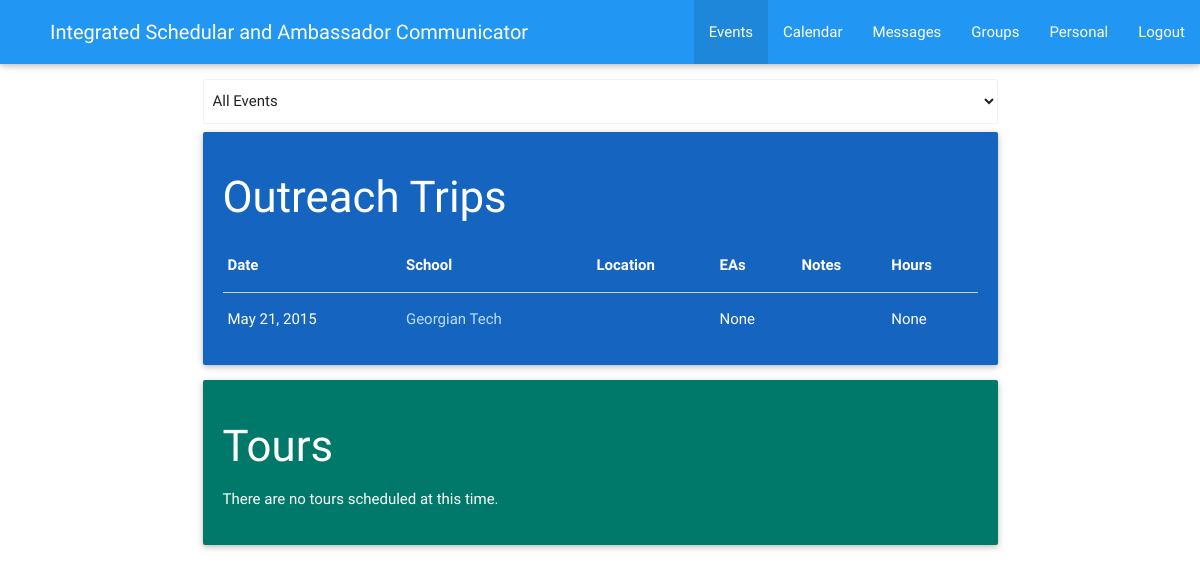
Screenshot of /events/ (signed in) with the database file from the repository.
### events/models.py (models this page shows, shortened)
class Event(models.Model):
	time = models.TimeField()
	date = models.DateField()
	hours = models.DecimalField(max_digits=3,decimal_places=1, blank = True, null = True)
	location = models.CharField(max_length = 140, blank = True, null = True)
	EAs_needed = models.PositiveSmallIntegerField(blank = True, null = True)
	note = models.CharField(max_length = 500, blank = True, null = True)

class OutreachTrip(Event):
	school = models.CharField(max_length=30)
	EAs_registered = models.ManyToManyField(User, related_name = 'outreach', blank = True)

class Event(models.Model):
	time = models.TimeField()
	date = models.DateField()
	hours = models.DecimalField(max_digits=3,decimal_places=1, blank = True, null = True)
	location = models.CharField(max_length = 140, blank = True, null = True)
	EAs_needed = models.PositiveSmallIntegerField(blank = True, null = True)
	note = models.CharField(max_length = 500, blank = True, null = True)

### events/views.py (the view)
@login_required(login_url='/login/')
def list_events(request):
	title = 'EA events'
	event_view = request.GET.get('event_view', False)
	outreach_list = OutreachTrip.objects.order_by('date')
	tour_list = Tour.objects.order_by('date')
	return render(request,'events/list_events.html', {'outreach_list':outreach_list, 'tour_list':tour_list, 'event_view': event_view, 'title':title, 'app': app})

### events/templates/events/list_events.html (shortened to what this page needs)
{% include 'header.html' %}
<div class="container">
<form action='/events/' method ='get' class="col s12">
	<div class="input-field col s12">
		<select id='event_view' name='event_view' onchange='this.form.submit();'>
		<option value='all'>All Events</option>
	</select>
	</div>
</form>
{% if event_view == "out" %}
	{% include "events/outreach_list.html" %}
	<script>
	$(document).ready(
	function(){
	$("#event_view").val( 'out' ); });
	</script>
{% else %}
	{% include "events/outreach_list.html" %}
	{% include "events/tour_list.html" %}
{% endif %}
</div>
{% include 'footer.html' %}

### events/templates/events/outreach_list.html (shortened to what this page needs)
<div class="card-panel blue darken-3 white-text">
<table class="hoverable" id='outreach_table'>
	<h3>Outreach Trips</h3>
	{% if outreach_list.count != 0 %}
	<thead>
	<tr>
		<th>Date</th>
		<th>School</th>
		<th>Location</th>
		<th>EAs</th>
		<th>Notes</th>
		<th>Hours</th>
	</tr>
	</thead>
	<tbody>
	{% for outreach in outreach_list %}
	<tr>
		<td>{{outreach.date}}</td>
		<td class="link"><a href="/events/outreach/{{outreach.id}}/">{{outreach.school}}</a></td>
		<td>{{outreach.location}}</td>
		<td>{{outreach.EAs_needed}}</td>
		<td>{{outreach.note}}</td>
		<td>{{outreach.hours}}</td>
	</tr>
	{% endfor %}
	</tbody>
	{% else %}
		<p>There are no Outreach Trips scheduled at this time.</p>
	{% endif %}
</table>
</div>

### static/overall.css (style rules this page uses)
a { color: #bbdefb ; }

### rows the page displays
OutreachTrip: date "May 21, 2015", school "Georgian Tech", EAs_needed "None", hours "None"
